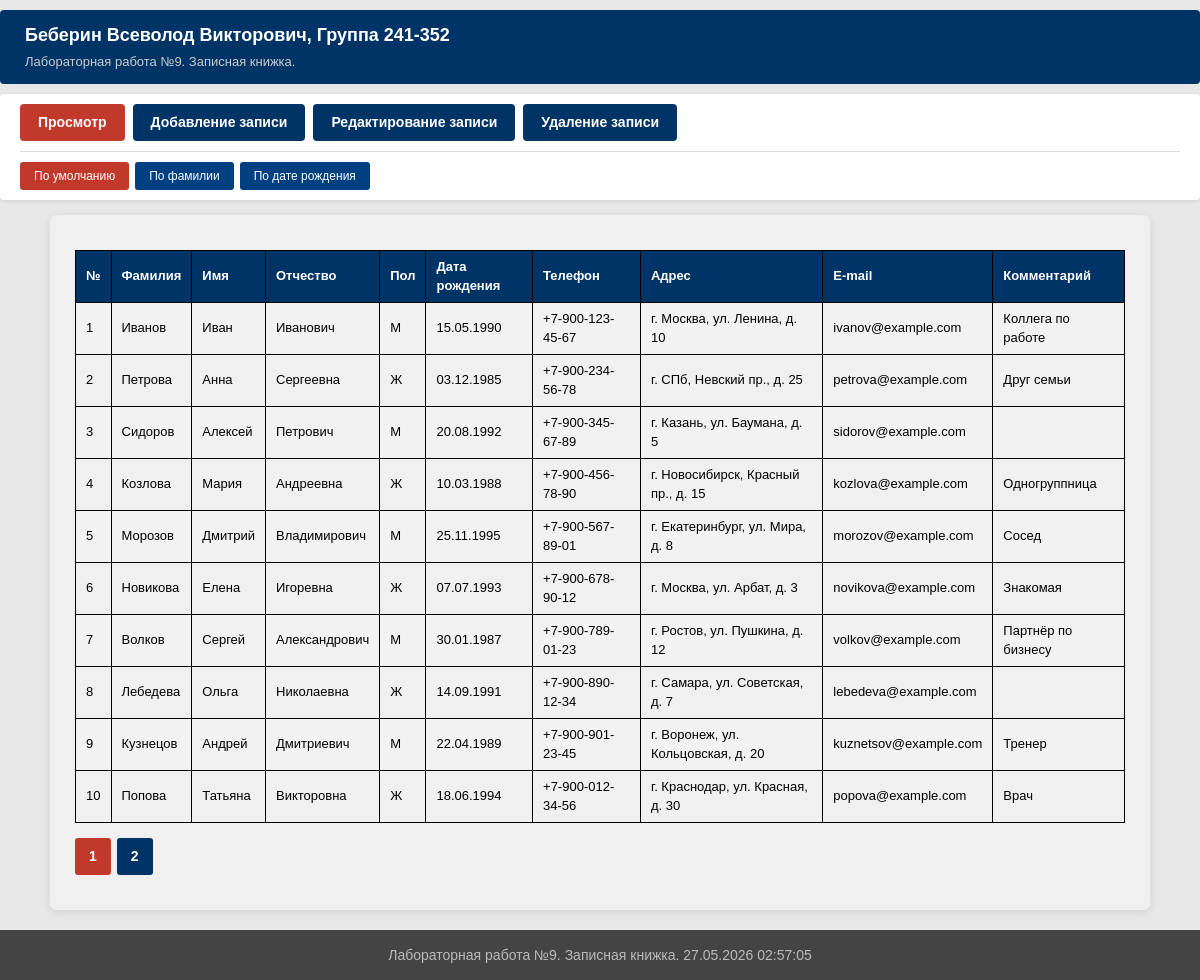
The page / on the database its author committed.
### tables this page shows
CREATE TABLE IF NOT EXISTS contacts (
    id INT AUTO_INCREMENT PRIMARY KEY,
    surname VARCHAR(100) NOT NULL DEFAULT '',
    name VARCHAR(100) NOT NULL DEFAULT '',
    patronymic VARCHAR(100) NOT NULL DEFAULT '',
    gender ENUM('male', 'female') NOT NULL DEFAULT 'male',
    birth_date DATE DEFAULT NULL,
    phone VARCHAR(30) NOT NULL DEFAULT '',
    address VARCHAR(255) NOT NULL DEFAULT '',
    email VARCHAR(100) NOT NULL DEFAULT '',
    comment TEXT
);

### viewer.php (the view, shortened to what this page needs)
<?php
function getFriendsList($type, $page)
{
    $mysqli = mysqli_connect(DB_HOST, DB_USER, DB_PASS, DB_NAME);
    mysqli_set_charset($mysqli, 'utf8mb4');
    $sql_res = mysqli_query($mysqli, 'SELECT COUNT(*) AS cnt FROM contacts');
    $row = mysqli_fetch_assoc($sql_res);
    $TOTAL = (int)$row['cnt'];
    $PER_PAGE = 10;
    $PAGES = (int)ceil($TOTAL / $PER_PAGE);
    $offset = $page * $PER_PAGE;
    switch ($type) {
        case 'byid':
        default:
            $order = 'ORDER BY id ASC';
            break;
    }
    $sql = 'SELECT * FROM contacts ' . $order . ' LIMIT ' . $PER_PAGE . ' OFFSET ' . $offset;
    $sql_res = mysqli_query($mysqli, $sql);
    $ret = '<table class="contacts-table">';
    $ret .= '<tr>';
    $ret .= '<th>№</th>';
    $ret .= '<th>Фамилия</th>';
    $ret .= '<th>Имя</th>';
    $ret .= '<th>Отчество</th>';
    $ret .= '<th>Пол</th>';
    $ret .= '<th>Дата рождения</th>';
    $ret .= '<th>Телефон</th>';
    $ret .= '<th>Адрес</th>';
    $ret .= '<th>E-mail</th>';
    $ret .= '<th>Комментарий</th>';
    $ret .= '</tr>';
    $num = $offset + 1;
    while ($row = mysqli_fetch_assoc($sql_res)) {
        $ret .= '<tr>';
        $ret .= '<td>' . $num . '</td>';
        $ret .= '<td>' . htmlspecialchars($row['surname']) . '</td>';
        $ret .= '<td>' . htmlspecialchars($row['name']) . '</td>';
        $ret .= '<td>' . htmlspecialchars($row['patronymic']) . '</td>';
        $ret .= '<td>' . ($row['gender'] === 'male' ? 'М' : 'Ж') . '</td>';
        $ret .= '<td>' . ($row['birth_date'] ? date('d.m.Y', strtotime($row['birth_date'])) : '—') . '</td>';
        $ret .= '<td>' . htmlspecialchars($row['phone']) . '</td>';
        $ret .= '<td>' . htmlspecialchars($row['address']) . '</td>';
        $ret .= '<td>' . htmlspecialchars($row['email']) . '</td>';
        $ret .= '<td>' . htmlspecialchars($row['comment']) . '</td>';
        $ret .= '</tr>';
        $num++;
    }
    $ret .= '</table>';
    if ($PAGES > 1) {
        $ret .= '<div id="pages">';
        for ($i = 0; $i < $PAGES; $i++) {
            if ($i != $page) {
                $ret .= '<a href="?p=viewer&sort=' . $type . '&pg=' . $i . '">' . ($i + 1) . '</a>';
            } else {
                $ret .= '<span>' . ($i + 1) . '</span>';
            }
        }
        $ret .= '</div>';
    }
    return $ret;
}

### menu.php (shortened to what this page needs)
<?php
$current_page = $_GET['p'];
$menu_html = '<div id="menu">';
$menu_items = [
    'viewer' => 'Просмотр',
    'add'    => 'Добавление записи',
    'edit'   => 'Редактирование записи',
    'delete' => 'Удаление записи'
];
foreach ($menu_items as $page => $label) {
    $selected = ($current_page === $page) ? ' class="selected"' : '';
    $menu_html .= '<a href="?p=' . $page . '"' . $selected . '>' . $label . '</a>';
}
if ($current_page === 'viewer') {
    $menu_html .= '<div id="submenu">';
    $sort_options = [
        'byid'   => 'По умолчанию',
        'surname' => 'По фамилии',
        'birth'  => 'По дате рождения'
    ];
    $current_sort = isset($_GET['sort']) && in_array($_GET['sort'], ['byid', 'surname', 'birth'])
        ? $_GET['sort'] : 'byid';
    foreach ($sort_options as $sort => $label) {
        $selected = ($current_sort === $sort) ? ' class="selected"' : '';
        $menu_html .= '<a href="?p=viewer&sort=' . $sort . '"' . $selected . '>' . $label . '</a>';
    }
    $menu_html .= '</div>';
}
$menu_html .= '</div>';
function getMenu()
{
    global $menu_html;
    return $menu_html;
}

### index.php (shortened to what this page needs)
<?php
require 'menu.php';
$current_page = $_GET['p'];
?>
<!DOCTYPE html>
<html lang="ru">
<head>
    <link rel="stylesheet" href="styles.css">
</head>
<body>
<header>
    <h1>Беберин Всеволод Викторович, Группа 241-352</h1>
    <p>Лабораторная работа №9. Записная книжка.</p>
</header>
<?php
echo getMenu();
?>
<div class="container">
<?php
if ($current_page === 'viewer') {
    include 'viewer.php';
    echo getFriendsList($_GET['sort'], (int)$_GET['pg']);
} elseif ($current_page === 'add') {
    include 'add.php';
} elseif ($current_page === 'edit') {
    include 'edit.php';
} elseif ($current_page === 'delete') {
    include 'delete.php';
} else {
    echo '<p class="msg-error">Страница не найдена</p>';
}
?>
</div>
<footer>
    Лабораторная работа №9. Записная книжка. <?php echo date('d.m.Y H:i:s'); ?>
</footer>
</body>
</html>

### styles.css (style rules this page uses)
* { margin: 0; padding: 0; box-sizing: border-box; }
body { font-family: Arial, Helvetica, sans-serif; font-size: 15px; line-height: 1.5; color: #000; background-color: #e8e8e8; padding-top: 10px; padding-bottom: 70px; }
header { background-color: #003366; color: #fff; padding: 12px 25px; margin-bottom: 10px; border-radius: 4px; }
header h1 { font-size: 18px; margin-bottom: 3px; }
header p { font-size: 13px; color: #ccc; }
#menu { background-color: #fff; padding: 10px 20px; margin-bottom: 15px; border-radius: 4px; box-shadow: 0 1px 4px rgba(0,0,0,0.1); }
#menu > a, #menu .menu-link { display: inline-block; padding: 8px 18px; margin-right: 8px; background-color: #003366; color: #fff; text-decoration: none; border-radius: 4px; font-size: 14px; font-weight: bold; transition: background-color 0.2s; }
#menu > a.selected, #menu .menu-link.selected { background-color: #c0392b; color: #fff; }
#submenu { margin-top: 10px; padding-top: 10px; border-top: 1px solid #ddd; }
#submenu a { display: inline-block; padding: 5px 14px; margin-right: 6px; background-color: #004080; color: #fff; text-decoration: none; border-radius: 3px; font-size: 12px; transition: background-color 0.2s; }
#submenu a.selected { background-color: #c0392b; color: #fff; }
.container { max-width: 1100px; margin: 0 auto; background-color: #f0f0f0; padding: 20px 25px; border-radius: 6px; box-shadow: 0 2px 8px rgba(0, 0, 0, 0.1); }
.contacts-table { width: 100%; border-collapse: collapse; margin: 15px 0; font-size: 13px; }
.contacts-table th, .contacts-table td { border: 1px solid #000; padding: 6px 10px; text-align: left; }
.contacts-table th { background-color: #003366; color: #fff; font-weight: bold; }
.contacts-table tr:nth-child(even) td { background-color: #f2f2f2; }
#pages { margin: 15px 0; display: flex; gap: 6px; flex-wrap: wrap; }
#pages a, #pages span { display: inline-block; padding: 6px 12px; text-decoration: none; border-radius: 3px; font-size: 14px; font-weight: bold; transition: border 0.2s; }
#pages a { background-color: #003366; color: #fff; border: 2px solid transparent; }
#pages span { background-color: #c0392b; color: #fff; border: 2px solid #c0392b; }
footer { position: fixed; bottom: 0; left: 0; width: 100%; height: 50px; background-color: #444; color: #bbb; display: flex; align-items: center; justify-content: center; font-size: 14px; z-index: 1000; }

### rows shown on the page
contacts: surname "Иванов", name "Иван", patronymic "Иванович", gender "М", birth_date "15.05.1990", phone "+7-900-123-45-67", address "г. Москва, ул. Ленина, д. 10", email "ivanov@example.com", comment "Коллега по работе"
contacts: surname "Петрова", name "Анна", patronymic "Сергеевна", gender "Ж", birth_date "03.12.1985", phone "+7-900-234-56-78", address "г. СПб, Невский пр., д. 25", email "petrova@example.com", comment "Друг семьи"
contacts: surname "Сидоров", name "Алексей", patronymic "Петрович", gender "М", birth_date "20.08.1992", phone "+7-900-345-67-89", address "г. Казань, ул. Баумана, д. 5", email "sidorov@example.com"
contacts: surname "Козлова", name "Мария", patronymic "Андреевна", gender "Ж", birth_date "10.03.1988", phone "+7-900-456-78-90", address "г. Новосибирск, Красный пр., д. 15", email "kozlova@example.com", comment "Одногруппница"
contacts: surname "Морозов", name "Дмитрий", patronymic "Владимирович", gender "М", birth_date "25.11.1995", phone "+7-900-567-89-01", address "г. Екатеринбург, ул. Мира, д. 8", email "morozov@example.com", comment "Сосед"
contacts: surname "Новикова", name "Елена", patronymic "Игоревна", gender "Ж", birth_date "07.07.1993", phone "+7-900-678-90-12", address "г. Москва, ул. Арбат, д. 3", email "novikova@example.com", comment "Знакомая"
contacts: surname "Волков", name "Сергей", patronymic "Александрович", gender "М", birth_date "30.01.1987", phone "+7-900-789-01-23", address "г. Ростов, ул. Пушкина, д. 12", email "volkov@example.com", comment "Партнёр по бизнесу"
contacts: surname "Лебедева", name "Ольга", patronymic "Николаевна", gender "Ж", birth_date "14.09.1991", phone "+7-900-890-12-34", address "г. Самара, ул. Советская, д. 7", email "lebedeva@example.com"
contacts: surname "Кузнецов", name "Андрей", patronymic "Дмитриевич", gender "М", birth_date "22.04.1989", phone "+7-900-901-23-45", address "г. Воронеж, ул. Кольцовская, д. 20", email "kuznetsov@example.com", comment "Тренер"
contacts: surname "Попова", name "Татьяна", patronymic "Викторовна", gender "Ж", birth_date "18.06.1994", phone "+7-900-012-34-56", address "г. Краснодар, ул. Красная, д. 30", email "popova@example.com", comment "Врач"

### other values the page prints
$label "Просмотр"
$label "Добавление записи"
$label "Редактирование записи"
$label "Удаление записи"
$label "По умолчанию"
$label "По фамилии"
$label "По дате рождения"
